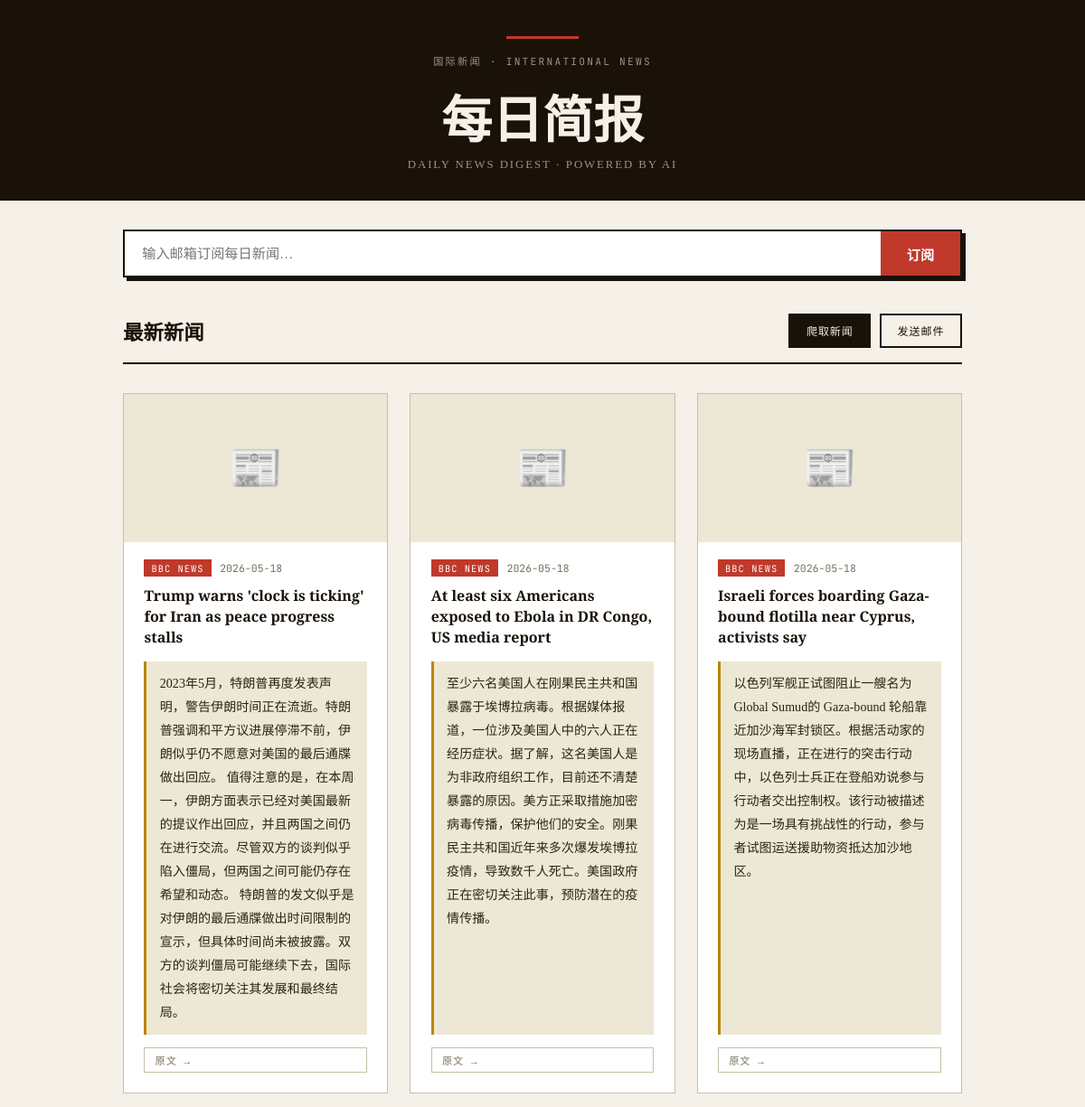
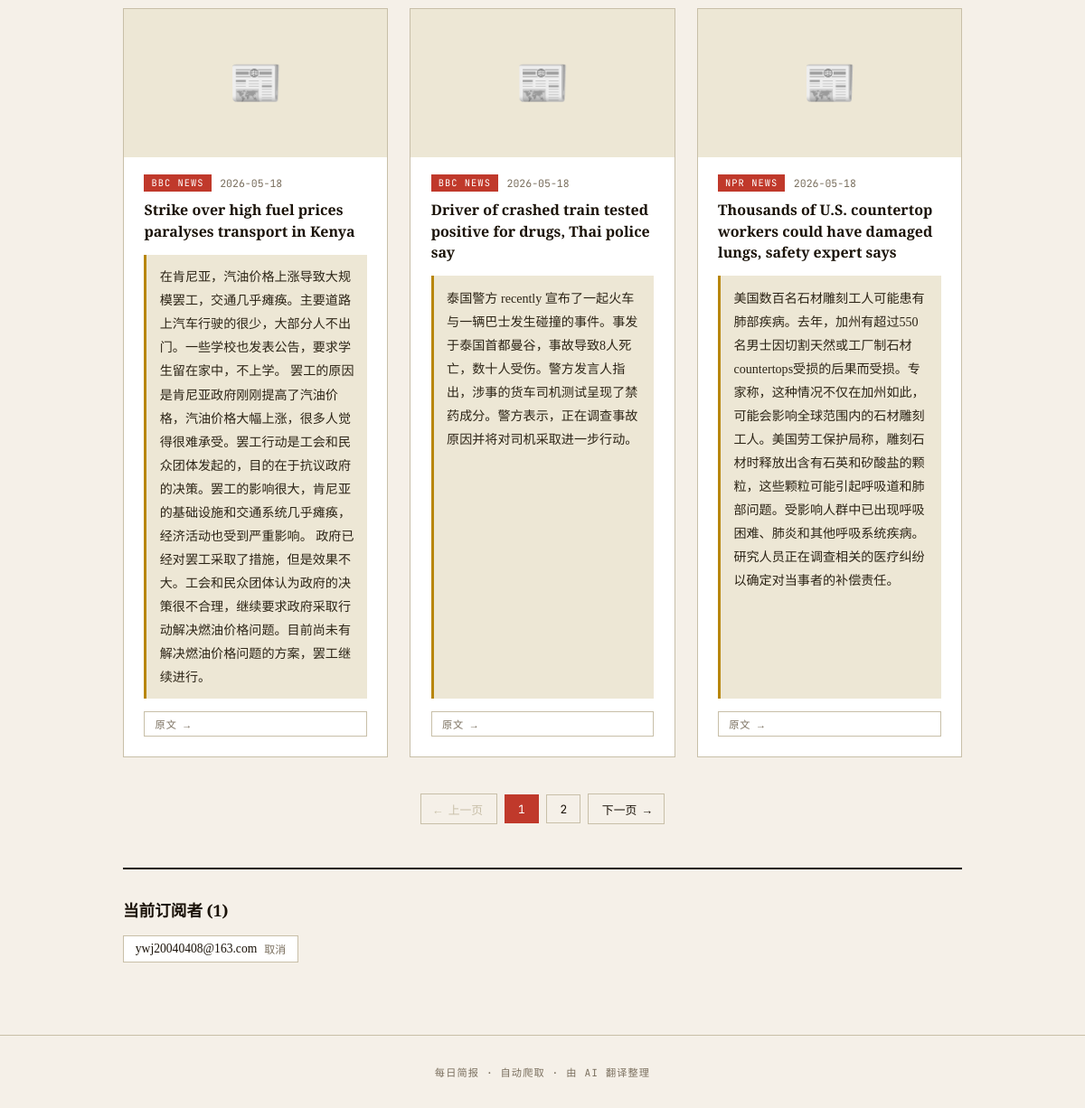
Before: / with the older database file (2 pictures, top to bottom).
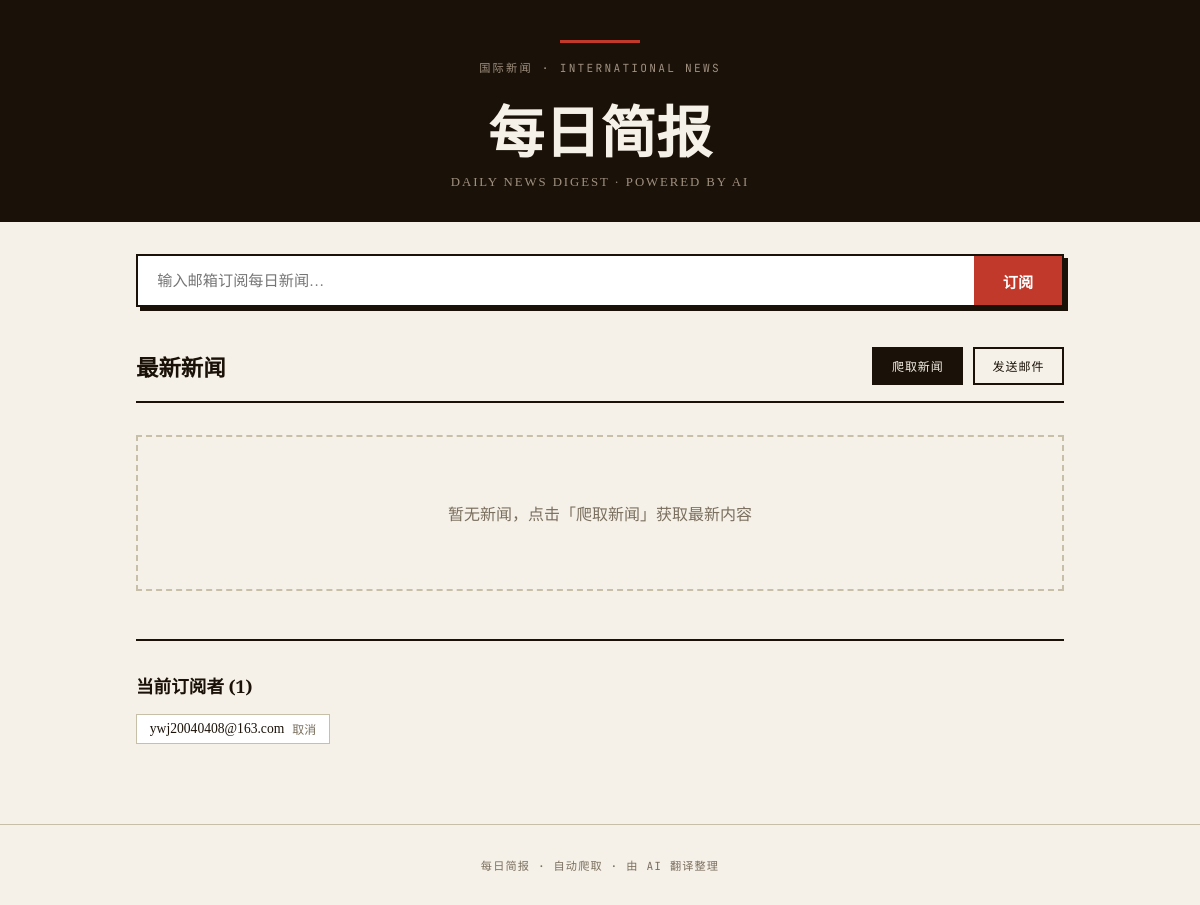
After: the same page with the newer database file.
### app.py (models this page shows)
class NewsItem(db.Model):
    id = db.Column(db.Integer, primary_key=True)
    title = db.Column(db.String(500), nullable=False)
    summary_zh = db.Column(db.Text)
    summary_en = db.Column(db.Text)
    image_url = db.Column(db.String(500))
    link = db.Column(db.String(500), nullable=False)
    source = db.Column(db.String(100), nullable=False)
    published_at = db.Column(db.String(100))   # 发布日期字符串
    crawled_at = db.Column(db.DateTime, default=datetime.now)

class Subscriber(db.Model):
    id = db.Column(db.Integer, primary_key=True)
    email = db.Column(db.String(120), unique=True, nullable=False)
    created_at = db.Column(db.DateTime, default=datetime.now)

### app.py (the view, shortened to what this page needs)
@app.route('/', methods=['GET', 'POST'])
def index():
    page = request.args.get('page', 1, type=int)
    per_page = 6
    pagination = NewsItem.query.order_by(NewsItem.crawled_at.desc()).paginate(page=page, per_page=per_page, error_out=False)
    subscribers = Subscriber.query.all()
    return render_template('index.html', news=pagination.items, pagination=pagination, subscribers=subscribers)

### templates/index.html (shortened to what this page needs)
<!DOCTYPE html>
<html lang="zh">
<head>
</head>
<body>
<header>
  <div class="masthead-rule"></div>
  <div class="masthead-date">国际新闻 · International News</div>
  <h1>每日简报</h1>
  <p class="masthead-sub">Daily News Digest · Powered by AI</p>
</header>
<div class="container">
  <form class="subscribe-bar" method="POST">
    <input type="email" name="email" placeholder="输入邮箱订阅每日新闻…" required>
    <button type="submit">订阅</button>
  </form>
  <div class="action-row">
    <span class="section-title">最新新闻</span>
    <div class="btn-group">
      <a href="#" class="btn btn-dark" id="crawl-btn">爬取新闻</a>
      <a href="/send_now" class="btn btn-outline">发送邮件</a>
    </div>
  </div>
  <div class="news-grid">
    {% if news %}
      {% for item in news %}
      <div class="news-card">
        <div class="card-image" onclick="openLightbox('{{ item.image_url }}')">
        </div>
        <div class="card-body">
          <div class="card-meta">
            <span class="source-tag">{{ item.source }}</span>
            <span class="card-date">{{ item.published_at or '—' }}</span>
          </div>
          <div class="card-title">{{ item.title }}</div>
          {% if item.summary_zh %}
          <div class="summary-zh">{{ item.summary_zh }}</div>
          {% endif %}
          <a href="/article/{{ item.id }}" class="btn-read" target="_blank">原文 →</a>
        </div>
      </div>
      {% endfor %}
    {% else %}
      <div class="empty-state">
        <p>暂无新闻，点击「爬取新闻」获取最新内容</p>
      </div>
    {% endif %}
  </div>
  {% if pagination and pagination.pages > 1 %}
  <div class="pagination">
    {% if pagination.has_prev %}
      <a href="{{ url_for('index', page=pagination.prev_num) }}">← 上一页</a>
    {% else %}
      <span class="disabled">← 上一页</span>
    {% endif %}
    {% for p in pagination.iter_pages(left_edge=1, right_edge=1, left_current=1, right_current=1) %}
      {% if p %}
        {% if p == pagination.page %}
          <span class="current">{{ p }}</span>
        {% else %}
          <a href="{{ url_for('index', page=p) }}">{{ p }}</a>
        {% endif %}
      {% else %}
        <span class="disabled">…</span>
      {% endif %}
    {% endfor %}
    {% if pagination.has_next %}
      <a href="{{ url_for('index', page=pagination.next_num) }}">下一页 →</a>
    {% else %}
      <span class="disabled">下一页 →</span>
    {% endif %}
  </div>
  {% endif %}
  {% if subscribers %}
  <div class="subscribers-section">
    <div class="subscribers-title">当前订阅者 ({{ subscribers|length }})</div>
    <div class="subscriber-list">
      {% for sub in subscribers %}
      <div class="subscriber-chip">
        <span>{{ sub.email }}</span>
        <a href="/unsubscribe/{{ sub.id }}">取消</a>
      </div>
      {% endfor %}
    </div>
  </div>
  {% endif %}
</div>
<footer>每日简报 · 自动爬取 · 由 AI 翻译整理</footer>
</body>
</html>

### templates/index.html (style rules this page uses)
*, *::before, *::after { box-sizing: border-box; margin: 0; padding: 0; }
:root { --ink: #1a1208; --paper: #f5f0e8; --cream: #ede7d5; --accent: #c0392b; --gold: #b8860b; --muted: #7a6f5e; --border: #c8bfa8; }
body { background: var(--paper); color: var(--ink); font-family: 'Noto Serif SC', serif; min-height: 100vh; }
header { background: var(--ink); color: var(--paper); text-align: center; padding: 2.5rem 1rem 2rem; }
.masthead-rule { height: 3px; background: var(--accent); margin: 0 auto 1rem; width: 80px; }
.masthead-date { font-family: 'JetBrains Mono', monospace; font-size: 0.7rem; letter-spacing: 0.2em; color: #a09080; text-transform: uppercase; margin-bottom: 0.8rem; }
h1 { font-family: 'Playfair Display', serif; font-size: clamp(2rem, 5vw, 3.5rem); font-weight: 900; margin-bottom: 0.4rem; }
.masthead-sub { font-size: 0.8rem; letter-spacing: 0.15em; color: #a09080; text-transform: uppercase; }
.container { max-width: 960px; margin: 0 auto; padding: 2rem 1rem; }
.subscribe-bar { display: flex; border: 2px solid var(--ink); background: white; margin-bottom: 2.5rem; box-shadow: 4px 4px 0 var(--ink); }
.subscribe-bar input { flex: 1; padding: 0.85rem 1.2rem; border: none; outline: none; font-family: 'Noto Serif SC', serif; font-size: 0.95rem; }
.subscribe-bar button { padding: 0.85rem 1.8rem; background: var(--accent); color: white; border: none; cursor: pointer; font-family: 'Playfair Display', serif; font-size: 0.95rem; font-weight: 700; transition: background 0.2s; }
.action-row { display: flex; align-items: center; justify-content: space-between; margin-bottom: 2rem; padding-bottom: 1rem; border-bottom: 2px solid var(--ink); }
.section-title { font-family: 'Playfair Display', serif; font-size: 1.4rem; font-weight: 700; }
.btn-group { display: flex; gap: 0.6rem; }
.btn { font-family: 'JetBrains Mono', monospace; font-size: 0.75rem; letter-spacing: 0.08em; text-transform: uppercase; padding: 0.5rem 1.1rem; text-decoration: none; border: 2px solid var(--ink); transition: all 0.2s; cursor: pointer; }
.btn-dark { background: var(--ink); color: var(--paper); }
.btn-outline { background: transparent; color: var(--ink); }
.news-grid { display: grid; grid-template-columns: repeat(auto-fill, minmax(280px, 1fr)); gap: 1.5rem; }
.empty-state { text-align: center; padding: 4rem 2rem; color: var(--muted); border: 2px dashed var(--border); grid-column: 1/-1; }
.subscribers-section { margin-top: 3rem; padding-top: 2rem; border-top: 2px solid var(--ink); }
.subscribers-title { font-family: 'Playfair Display', serif; font-size: 1.1rem; font-weight: 700; margin-bottom: 1rem; }
.subscriber-list { display: flex; flex-wrap: wrap; gap: 0.5rem; }
.subscriber-chip { display: flex; align-items: center; gap: 0.5rem; padding: 0.3rem 0.8rem; border: 1px solid var(--border); background: white; font-size: 0.85rem; }
.subscriber-chip a { color: var(--muted); text-decoration: none; font-size: 0.75rem; font-family: 'JetBrains Mono', monospace; }
footer { text-align: center; padding: 2rem; font-family: 'JetBrains Mono', monospace; font-size: 0.7rem; letter-spacing: 0.1em; color: var(--muted); border-top: 1px solid var(--border); margin-top: 3rem; }

Changed rows visible on the page:
removed NewsItem: source "BBC NEWS", published_at "2026-05-18", title "Trump warns 'clock is ticking' for Iran as peace progress stalls", summary_zh "2023年5月，特朗普再度发表声明，警告伊朗时间正在流逝。特朗普强调和平方议进展停滞不前，伊朗似乎仍不愿意对美国的最后通牒做出回应。 值得注意的是，在本周一，伊朗方面表示已经对美国最新的提议作出回应，并且两国之间仍在进行交流。尽管双方的谈判似乎陷入僵局，但两国之间可能仍存在希望和动态。 特朗普的发文似乎是对伊朗的最后通牒做出时间限制的宣示，但具体时间尚未被披露。双方的谈判僵局可能继续下去，国际社会将密切关注其发展和最终结局。"
removed NewsItem: source "BBC NEWS", published_at "2026-05-18", title "At least six Americans exposed to Ebola in DR Congo, US media report", summary_zh "至少六名美国人在刚果民主共和国暴露于埃博拉病毒。根据媒体报道，一位涉及美国人中的六人正在经历症状。据了解，这名美国人是为非政府组织工作，目前还不清楚暴露的原因。美方正采取措施加密病毒传播，保护他们的安全。刚果民主共和国近年来多次爆发埃博拉疫情，导致数千人死亡。美国政府正在密切关注此事，预防潜在的疫情传播。"
removed NewsItem: source "BBC NEWS", published_at "2026-05-18", title "Israeli forces boarding Gaza-bound flotilla near Cyprus, activists say", summary_zh "以色列军舰正试图阻止一艘名为Global Sumud的 Gaza-bound 轮船靠近加沙海军封锁区。根据活动家的现场直播，正在进行的突击行动中，以色列士兵正在登船劝说参与行动者交出控制权。该行动被描述为是一场具有挑战性的行动，参与者试图运送援助物资抵达加沙地区。"
removed NewsItem: source "BBC NEWS", published_at "2026-05-18", title "Strike over high fuel prices paralyses transport in Kenya", summary_zh "在肯尼亚，汽油价格上涨导致大规模罢工，交通几乎瘫痪。主要道路上汽车行驶的很少，大部分人不出门。一些学校也发表公告，要求学生留在家中，不上学。 罢工的原因是肯尼亚政府刚刚提高了汽油价格，汽油价格大幅上涨，很多人觉得很难承受。罢工行动是工会和民众团体发起的，目的在于抗议政府的决策。罢工的影响很大，肯尼亚的基础设施和交通系统几乎瘫痪，经济活动也受到严重影响。 政府已经对罢工采取了措施，但是效果不大。工会和民众团体认为政府的决策很不合理，继续要求政府采取行动解决燃油价格问题。目前尚未有解决燃油价格问题的方案，罢工继续进行。"
removed NewsItem: source "BBC NEWS", published_at "2026-05-18", title "Driver of crashed train tested positive for drugs, Thai police say", summary_zh "泰国警方 recently 宣布了一起火车与一辆巴士发生碰撞的事件。事发于泰国首都曼谷，事故导致8人死亡，数十人受伤。警方发言人指出，涉事的货车司机测试呈现了禁药成分。警方表示，正在调查事故原因并将对司机采取进一步行动。"
removed NewsItem: source "NPR NEWS", published_at "2026-05-18", title "Thousands of U.S. countertop workers could have damaged lungs, safety expert says", summary_zh "美国数百名石材雕刻工人可能患有肺部疾病。去年，加州有超过550名男士因切割天然或工厂制石材 countertops受损的后果而受损。专家称，这种情况不仅在加州如此，可能会影响全球范围内的石材雕刻工人。美国劳工保护局称，雕刻石材时释放出含有石英和矽酸盐的颗粒，这些颗粒可能引起呼吸道和肺部问题。受影响人群中已出现呼吸困难、肺炎和其他呼吸系统疾病。研究人员正在调查相关的医疗纠纷以确定对当事者的补偿责任。"
Other visible differences:
text no longer shown: "← 上一页 下一页 →"
text now shown: "暂无新闻，点击「爬取新闻」获取最新内容"
list line gone: "1"
list line gone: "2"
